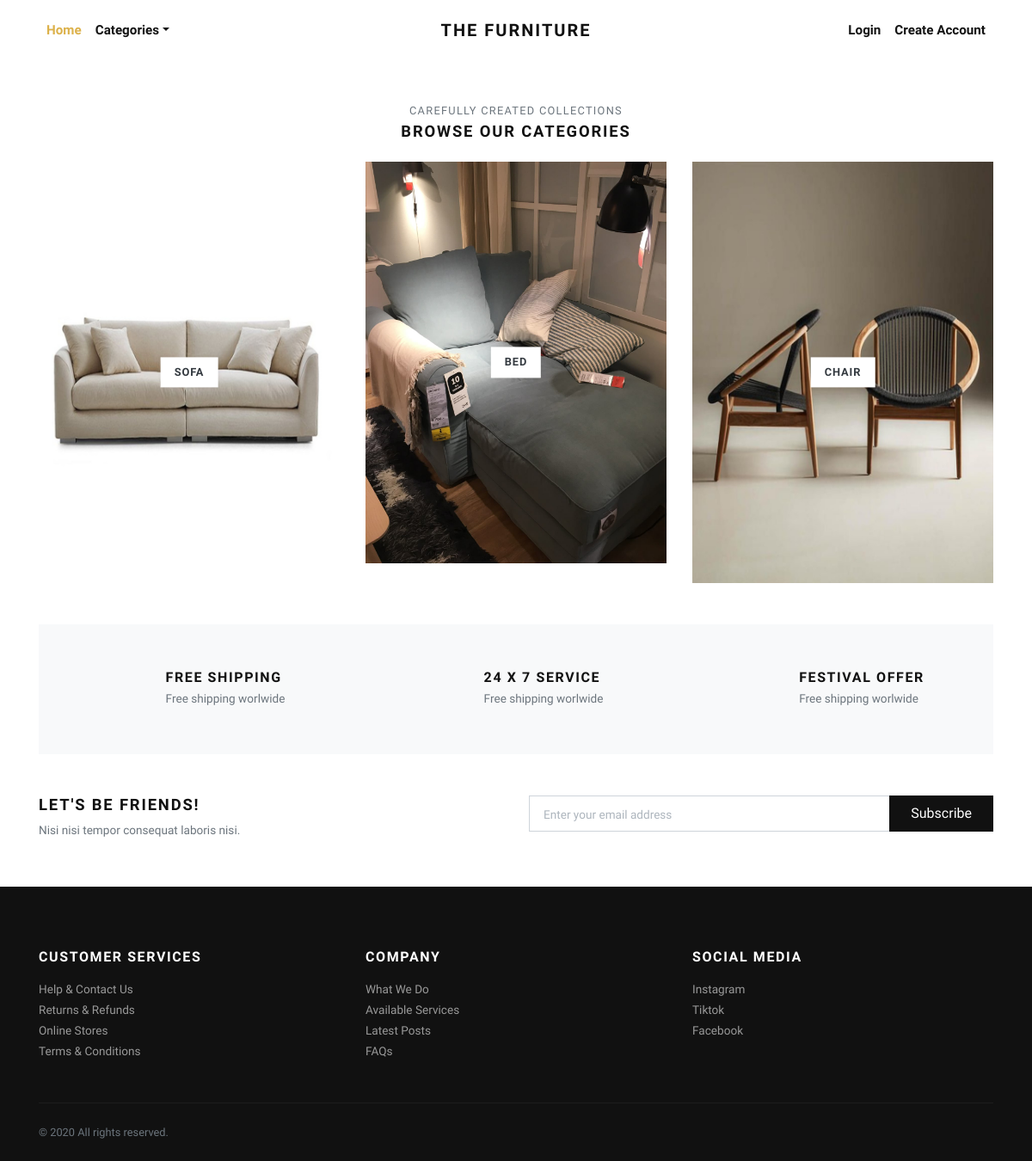
Page /categories/ on the committed database.
### store/models.py (models this page shows, shortened)
class Category(models.Model):
    title = models.CharField(max_length=50, verbose_name="Category Title")
    slug = models.SlugField(max_length=55, verbose_name="Category Slug")
    description = models.TextField(blank=True, verbose_name="Category Description")
    category_image = models.ImageField(upload_to='category', blank=True, null=True, verbose_name="Category Image")
    is_active = models.BooleanField(verbose_name="Is Active?")
    is_featured = models.BooleanField(verbose_name="Is Featured?")
    created_at = models.DateTimeField(auto_now_add=True, verbose_name="Created Date")
    updated_at = models.DateTimeField(auto_now=True, verbose_name="Updated Date")
    class Meta:
        verbose_name_plural = 'Categories'
        ordering = ('-created_at', )

### store/views.py (the view)
# urls.py: path('categories/', views.all_categories, name="all-categories"),
def all_categories(request):
    categories = Category.objects.filter(is_active=True)
    return render(request, 'store/categories.html', {'categories': categories})

### store/context_preprocessors.py (called while the page is built)
def store_menu(request):
    categories = Category.objects.filter(is_active=True)
    context = {
        'categories_menu': categories,
    }
    return context

def cart_menu(request):
    if request.user.is_authenticated:
        cart_items= Cart.objects.filter(user=request.user)
        context = {
            'cart_items': cart_items,
        }
    else:
        context = {}
    return context

### templates/store/categories.html (shortened to what this page needs)
{% extends 'base.html' %}
{% load static %}
      {% block content %}
      <div class="container">
        <section class="pt-5">
          <header class="text-center">
            <p class="small text-muted small text-uppercase mb-1">Carefully created collections</p>
            <h2 class="h5 text-uppercase mb-4">Browse our categories</h2>
          </header>
          <div class="row">
          {% if categories %}
            {% for category in categories %}
              <div class="col-md-4 mb-4 mb-md-5">
                <a class="category-item" href="{% url 'store:category-products' category.slug %}">
                  <strong class="category-item-title">{{ category.title }}</strong>
                </a>
              </div>
            {% endfor %}
          {% endif %}
          </div>
        </section>
        <section class="py-5 bg-light">
          <div class="container">
            <div class="row text-center">
              <div class="col-lg-4 mb-3 mb-lg-0">
                <div class="d-inline-block">
                  <div class="media align-items-end">
                    <svg class="svg-icon svg-icon-big svg-icon-light">
                      <use xlink:href="#delivery-time-1"> </use>
                    </svg>
                    <div class="media-body text-left ml-3">
                      <h6 class="text-uppercase mb-1">Free shipping</h6>
                      <p class="text-small mb-0 text-muted">Free shipping worlwide</p>
                    </div>
                  </div>
                </div>
              </div>
              <div class="col-lg-4 mb-3 mb-lg-0">
                <div class="d-inline-block">
                  <div class="media align-items-end">
                    <svg class="svg-icon svg-icon-big svg-icon-light">
                      <use xlink:href="#helpline-24h-1"> </use>
                    </svg>
                    <div class="media-body text-left ml-3">
                      <h6 class="text-uppercase mb-1">24 x 7 service</h6>
                      <p class="text-small mb-0 text-muted">Free shipping worlwide</p>
                    </div>
                  </div>
                </div>
              </div>
              <div class="col-lg-4">
                <div class="d-inline-block">
                  <div class="media align-items-end">
                    <svg class="svg-icon svg-icon-big svg-icon-light">
                      <use xlink:href="#label-tag-1"> </use>
                    </svg>
                    <div class="media-body text-left ml-3">
                      <h6 class="text-uppercase mb-1">Festival offer</h6>
                      <p class="text-small mb-0 text-muted">Free shipping worlwide</p>
                    </div>
                  </div>
                </div>
              </div>
            </div>
          </div>
        </section>
        <section class="py-5">
          <div class="container p-0">
            <div class="row">
              <div class="col-lg-6 mb-3 mb-lg-0">
                <h5 class="text-uppercase">Let's be friends!</h5>
                <p class="text-small text-muted mb-0">Nisi nisi tempor consequat laboris nisi.</p>
              </div>
              <div class="col-lg-6">
                <form action="#">
                  <div class="input-group flex-column flex-sm-row mb-3">
                    <input class="form-control form-control-lg py-3" type="email" placeholder="Enter your email address" aria-describedby="button-addon2">
                    <div class="input-group-append">
                      <button class="btn btn-dark btn-block" id="button-addon2" type="submit">Subscribe</button>
                    </div>
                  </div>
                </form>
              </div>
            </div>
          </div>
        </section>
      </div>
      {% endblock content %}

### jewelryshop/static/css/style.default.css (style rules this page uses)
.text-small { font-size: 0.85rem !important; }
strong { font-weight: 700; }
.category-item { display: block; position: relative; color: #343a40; transition: all 0.3s; }
.category-item-title { display: inline-block; padding: 0.5rem 1rem; background: #fff; text-transform: uppercase; letter-spacing: 0.07em; position: absolute; top: 50%; left: 50%; -webkit-transform: translate(-50%, -50%); transform: translate(-50%, -50%); box-shadow: 0 0 5px rgba(0, 0, 0, 0.07); font-size: 0.8rem; }
.text-uppercase { text-transform: uppercase; letter-spacing: 0.1em; }
.svg-icon { width: 32px; height: 32px; vertical-align: text-bottom; stroke: currentColor; stroke-width: 3; --layer1: currentColor; --layer2: currentColor; --layer3: currentColor; }
.svg-icon.svg-icon-light { stroke-width: 2; }
.svg-icon-big { width: 48px; height: 48px; }
.btn { font-weight: 400; border: 1px solid transparent; font-family: inherit; padding: 0.375rem 1.5rem; font-size: 1rem; line-height: 1.5; border-radius: 0; transition: color 0.15s ease-in-out, background-color 0.15s ease-in-out, border-color 0.15s ease-in-out, box-shadow 0.15s ease-in-out; }
.btn-dark { color: #fff; background-color: #111111; border-color: #111111; }
body { font-family: "Libre Franklin", sans-serif; font-size: 1rem; font-weight: 400; line-height: 1.5; color: #111111; background-color: #fff; }
a { color: #dcb14a; text-decoration: none; }
h1, h2, h3, h4, h5, h6, .h1, .h2, .h3, .h4, .h5, .h6 { margin-bottom: 0.5rem; font-family: inherit; font-weight: 900; line-height: 1.2; color: inherit; }
h2, .h2 { font-size: 1.9rem; }
h5, .h5 { font-size: 1.15rem; }
h6, .h6 { font-size: 1rem; }
small, .small { font-size: 80%; font-weight: 400; }
.bg-light { background-color: #f8f9fa !important; }
.form-control { padding: 0.375rem 0.75rem; font-size: 1rem; line-height: 1.5; color: #495057; background-color: #fff; border: 1px solid #ced4da; border-radius: 0; transition: border-color 0.15s ease-in-out, box-shadow 0.15s ease-in-out; }
.form-control::placeholder { color: #adb5bd; font-size: 0.85rem; font-weight: 400; }
.form-control-lg { padding: 0.5rem 1rem; font-size: 1rem; line-height: 1.5; border-radius: 0; }

### rows in the picture
Category: title "SOFA"
Category: title "BED"
Category: title "CHAIR"
